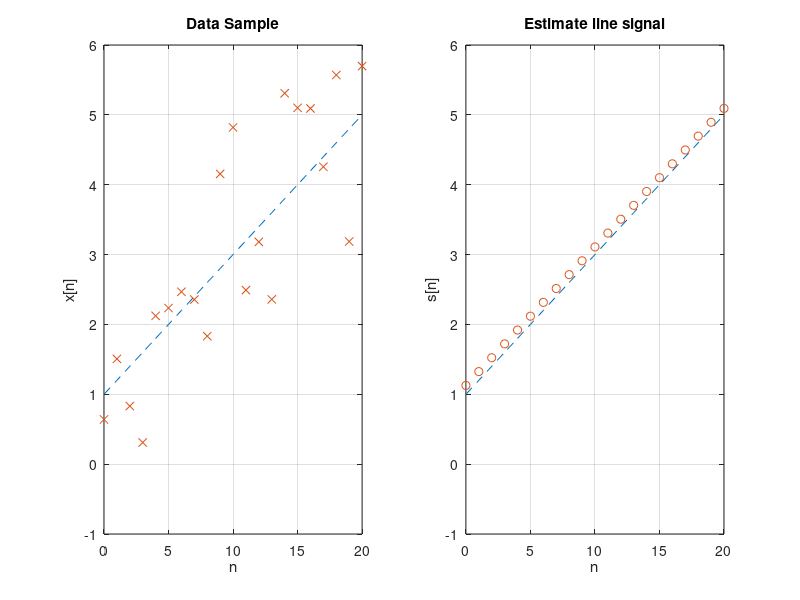

The MATLAB source for this figure:
%=====================================
% Line Signal
% Given the observed data model x[n] = 1 + 0.2n + w[n] where w[n] is a WGN with unit variance. 
% Find the least squares estimate of parameters [A B]^T from the line model s[n] = A + Bn.
%=====================================
clear all; close all;

N=50; n=[0:N-1]';

% Data Sample
x1=1+0.2*n;
x2=1+0.2*n+randn(N,1);
subplot(1,2,1);
plot(n,x1,'--');hold on; 
plot(n,x2,'x');grid on;
xlabel('n');ylabel('x[n]');title('Data Sample');
axis([0,20,-1,6]);

%  least squares estimator: H^T*H*Theta = H^T*x
%  => Theta = (H^T*H)^-1*H^T*x = ([A B]')
% s = H * Theta
h=[];
for i=0:N-1
    h=[h;1,i];
end

th=inv(h'*h)*h'*x2;  % theta
s=h*th;

subplot(1,2,2);
plot(n,x1,'--');hold on;grid;
plot(n,s,'o');
xlabel('n');ylabel('s[n]');title('Estimate line signal');
axis([0,20,-1,6]);

